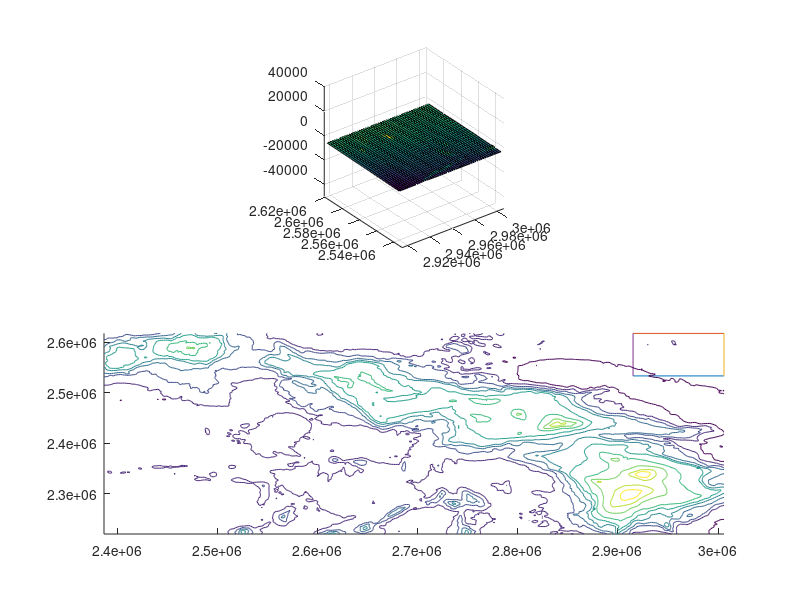

Reproduce this figure in MATLAB. (Note: this script raises an error after producing the figure.)
%{
Haoyang Chen
ITP 168 - Spring 2016
Homework 9
chenhaoy@usc.edu

Revision History
Date     Changes              Programmer
------------------------------------------
4/3/16  Original             Haoyang Chen
4/4/16  Second Revision      Haoyang Chen
4/7/16  Thrid Revision       Haoyang Chen
%}

function exploremap()
%EXPLOREMAP is an interactive 3D map of the main Hawaiian islands
% The EXPLOREMAP function takes in no inputs and returns no outputs
% It loads longitude, lattitude, and elevation data, creates a boundary
% box, and plots a surface which represents a section of overall terrain
% map. The terrain map is drawn in a subplot below the surface plot and
% shows the overall terrain along with the boundary lines that translate to
% the boundaries of the surface plot. Have fun...

%Header stuff goes here

%load data
load('HW9.mat');

%we now have access to the variables X,Y ELEV

%calculate the differences between each element in X and Y

%create a vector of zeros
xMeters=zeros(size(X));
yMeters=zeros(size(Y));

%calculate the values of the X and Y vectors in METERS
xMeters(1)=6371000*tand(X(1));
yMeters(1)=6371000*tand(Y(1));
for index=2:length(X)
    xMeters(index)=xMeters(index-1)+6371000*tand(X(index)-X(index-1));
end
for index1=2:length(Y)
    yMeters(index1)=yMeters(index1-1)+6371000*tand(Y(index1)-Y(index1-1));
end
%find dimensions of the ELEV variable to determine the number of rows and
%columns
[rowOfE,colOfE]=size(ELEV);

%build grid
%[Xgrid,Ygrid]=meshgrid(rowOfE,colOfE);

%determine boundary box size
boxSize=50;
    
%give starting and ending X and Y points
startX=1;
startY=1;
endX=boxSize;
endY=boxSize;

%determine how many points to shift when we move
shiftPoints=10;

%create the vectors for the boundary box (two elements in each)
topX=[xMeters(startX),xMeters(endX)];
topY=[yMeters(endY),yMeters(endY)];
bottomX=[xMeters(startX),xMeters(endX)];
bottomY=[yMeters(startY),yMeters(startY)];
leftX=[xMeters(startX),xMeters(startX)];
leftY=[yMeters(startY),yMeters(endY)];
rightX=[xMeters(endX),xMeters(endX)];
rightY=[yMeters(startY),yMeters(endY)];

%plot first grid (use the value of the boundary box size)
%call subplot and plot the surface
X1=xMeters(startX:endX);
Y1=yMeters(startY:endY);
Z1=ELEV(startX:endX,startY:endY);
subplot(2,1,1)
box=surf(X1,Y1,Z1);

%set the axis to equal
axis equal

%call subplot and plot the contour and the boundary box
subplot(2,1,2)
hold on
topLine=plot(topX,topY);
bottomLine=plot(bottomX,bottomY);
leftLine=plot(leftX,leftY);
rightLine=plot(rightX,rightY);
[xGrid,yGrid]=meshgrid(xMeters,yMeters);
contour(xGrid,yGrid,ELEV);
hold off
%don't touch this stuff
set(gcf,'KeyPressFcn',@callback);
set(gcf,'CurrentCharacter','n');
while (true)
    choose = get(gcf,'CurrentCharacter');
    switch choose
        case 's'
            %the user wants to move north
            %write code here
            check=endY+shiftPoints;
            if check>rowOfE
                endY=rowOfE;
                startY=rowOfE-boxSize+1;
            else
                startY=startY+shiftPoints;
                endY=endY+shiftPoints;
            end
            %stop writing code here
        case 'w'
            %the user wants to move south
            %write code here
            check=startY-shiftPoints;
            if check<1
                startY=1;
                endY=boxSize;
            else
                startY=startY-shiftPoints;
                endY=endY-shiftPoints;
            end
            %stop writing code here
        case 'd'
            %the user wants to move west
            %write code here
            check=startX-shiftPoints;
            if check<1
                startX=1;
                endX=boxSize;
            else
                startX=startX-shiftPoints;
                endX=endX-shiftPoints;
            end
            %stop writing code here
        case 'a'
            %the user wants to move east
            %write code here
            check=endX+shiftPoints;
            if check>colOfE
                endX=colOfE;
                startX=colOfE-boxSize+1;
            else
                startX=startX+shiftPoints;
                endX=endX+shiftPoints;
            end
            %stop writing code here
        case 'q'
            %user quits
            break;
    end;
    set(gcf,'CurrentCharacter','n');
    %continue writing code here
    
    %calculate NEW boundary box X and Y values (for all 4 lines)
    topX=[xMeters(startX),xMeters(endX)];
    topY=[yMeters(endY),yMeters(endY)];
    bottomX=[xMeters(startX),xMeters(endX)];
    bottomY=[yMeters(startY),yMeters(startY)];
    leftX=[xMeters(startX),xMeters(startX)];
    leftY=[yMeters(startY),yMeters(endY)];
    rightX=[xMeters(endX),xMeters(endX)];
    rightY=[yMeters(startY),yMeters(endY)];
    
    %use set function to set XData and YData for the boundary lines and the
    %surface plot
    subplot(2,1,2)
    set(topLine,'XData',topX);
    set(topLine,'YData',topY);
    set(bottomLine,'XData',bottomX);
    set(bottomLine,'YData',bottomY);
    set(leftLine,'XData',leftX);
    set(leftLine,'YData',leftY);
    set(rightLine,'XData',rightX);
    set(rightLine,'YData',rightY);
    subplot(2,1,1)
    set(box,'XData',xMeters(startX:endX));
    set(box,'YData',yMeters(startY:endY));
    set(box,'ZData',ELEV(startX:endX,startY:endY));
    %call drawnow function
    drawnow;
end;
end

%don't touch any of this.
function callback(hObject, callbackdata)

end